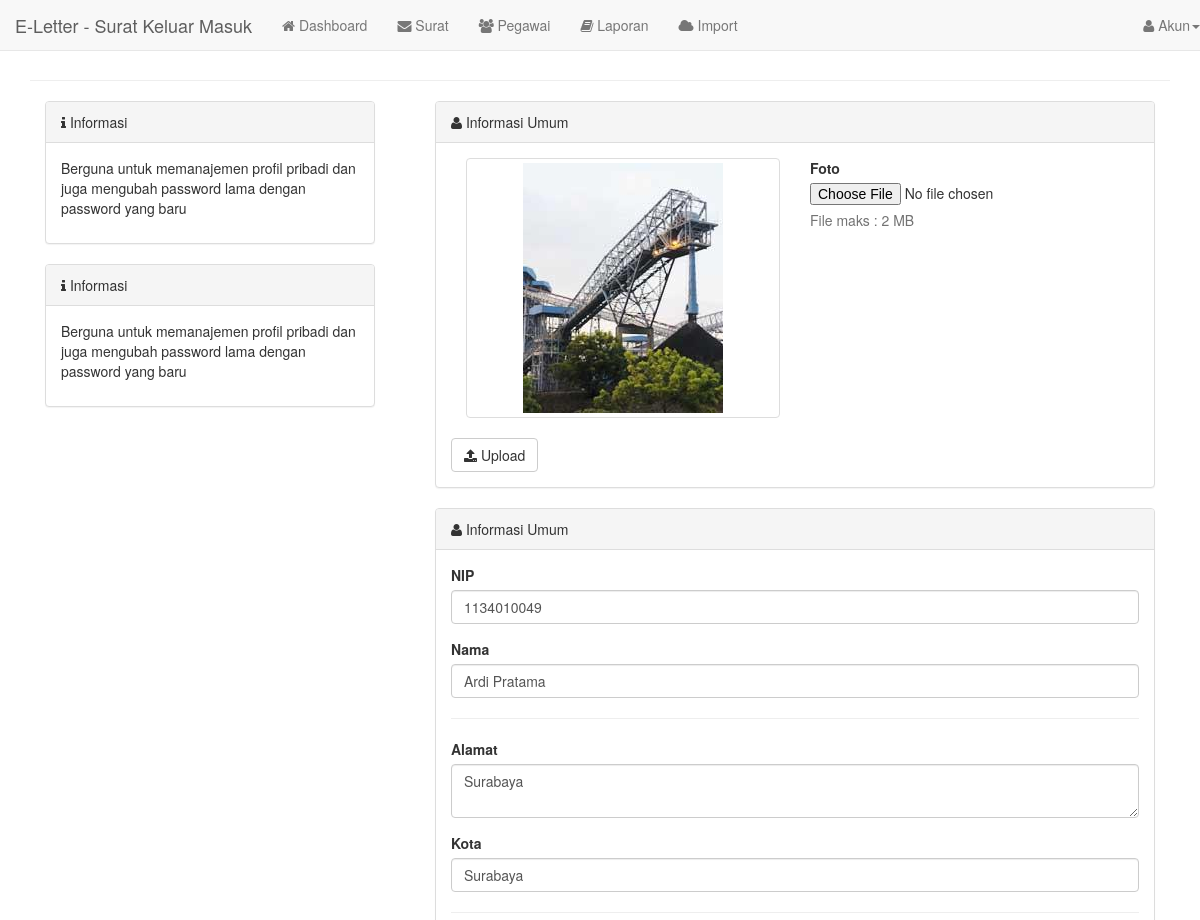
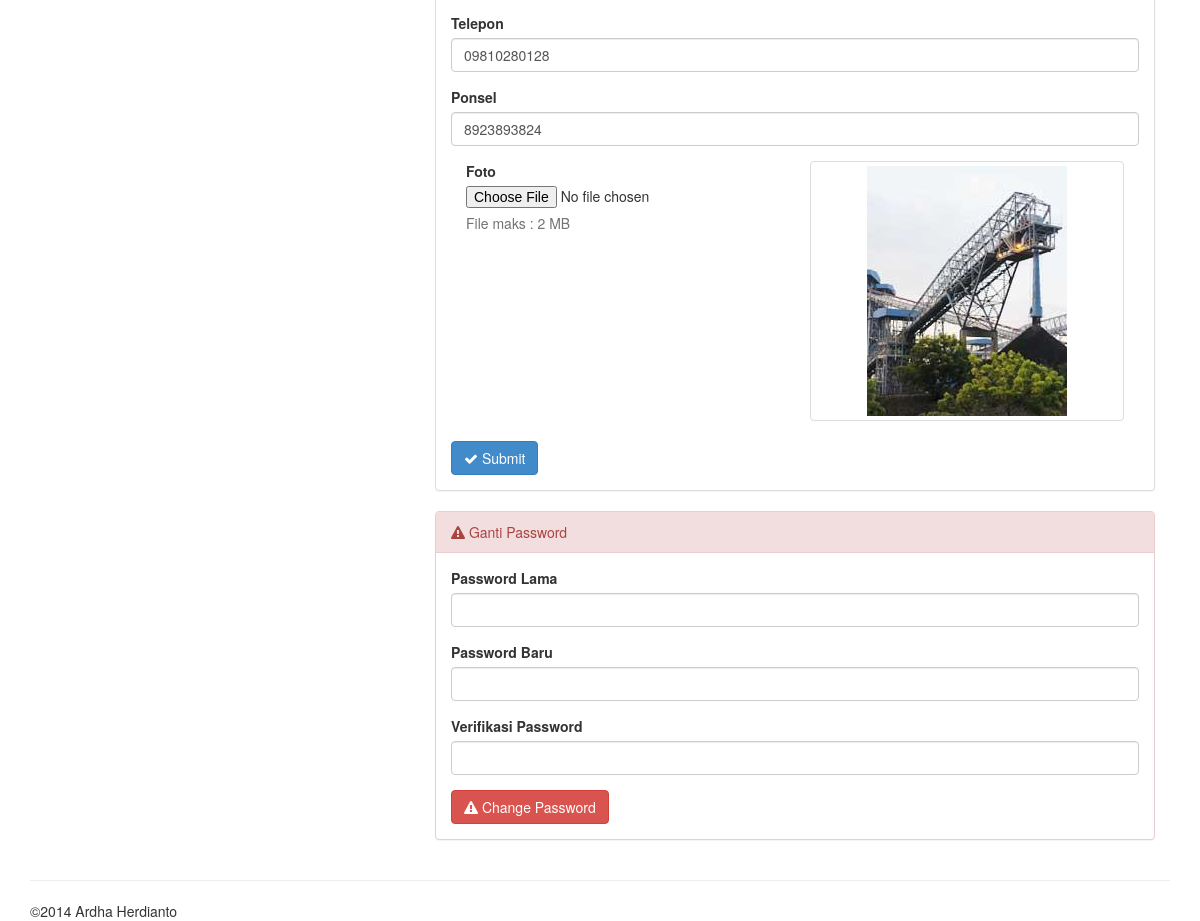
Page /?page=account (signed in) on the committed database (2 pictures, top to bottom).
### tables this page shows
CREATE TABLE `users` (
  `idusers` varchar(30) NOT NULL DEFAULT '',
  `password` varchar(255) DEFAULT NULL,
  `idbagian` varchar(255) DEFAULT NULL,
  PRIMARY KEY (`idusers`)
);

CREATE TABLE `pegawai` (
  `idpegawai` varchar(30) NOT NULL,
  `nama` varchar(45) DEFAULT NULL,
  `alamat` varchar(45) DEFAULT NULL,
  `kota` varchar(255) DEFAULT NULL,
  `tanggal_lahir` varchar(255) DEFAULT NULL,
  `telepon` varchar(255) DEFAULT NULL,
  `ponsel` varchar(45) DEFAULT NULL,
  `foto` varchar(255) NOT NULL DEFAULT 'nophoto.jpg',
  `delete` varchar(1) NOT NULL DEFAULT '0',
  `created_at` timestamp NULL DEFAULT CURRENT_TIMESTAMP ON UPDATE CURRENT_TIMESTAMP,
  PRIMARY KEY (`idpegawai`)
);

### models.php (called while the page is built, shortened)
<?php
function get_login($tampil){
    $aktif=$_SESSION['idusers'];
    $query=mysql_query("select * from users a, pegawai b, bagian c where a.idusers=b.idpegawai and a.idusers='$aktif' and a.idbagian=c.idbagian");
    $data=mysql_fetch_array($query);
    return $data[$tampil];
}
?>

### module/account.php (the view, shortened to what this page needs)
<div class="row clearfix">
    <div class="col-md-4">
       <div class="col-md-12">
            <div class="panel panel-default">
                <div class="panel-heading"><i class="fa fa-info"></i> Informasi</div>
                <div class="panel-body">
                    <p>Berguna untuk memanajemen profil pribadi dan juga mengubah password lama dengan password yang baru</p>
                </div>
            </div>
       </div>
       <div class="col-md-12">
            <div class="panel panel-default">
                <div class="panel-heading"><i class="fa fa-info"></i> Informasi</div>
                <div class="panel-body">
                    <p>Berguna untuk memanajemen profil pribadi dan juga mengubah password lama dengan password yang baru</p>
                </div>
            </div>
       </div>
    </div>
    <div class="col-md-8">
        <div class="col-md-12">
            <div class="panel panel-default">
                <div class="panel-heading"><i class="fa fa-user"></i> Informasi Umum</div>
                <div class="panel-body">
                    <form role="form" method="post">
                        <div class="col-sm-6">
                            <div class="form-group">
            					<div class="thumbnail">
                                    <img class="img-responsive" src="./img/foto/<?= get_login('foto') ?>" />
                                </div>
            				</div>
                        </div>
                        <div class="col-sm-6">
                            <div class="form-group">
            					 <label>Foto</label><input type="file" name="foto" />
            					<p class="help-block">
            						File maks : 2 MB
            					</p>
            				</div>
                        </div>
                        <div class="clearfix"></div>
   				        <button type="submit" name="update_personal" class="btn btn-default"><i class="fa fa-upload"></i> Upload</button>
        			</form>
                </div>
            </div>
            <div class="panel panel-default">
                <div class="panel-heading"><i class="fa fa-user"></i> Informasi Umum</div>
                <div class="panel-body">
                    <form role="form" method="post">
        				<div class="form-group">
                            <label>NIP</label><input type="text" class="form-control" name="nip" value="<?= get_login('idpegawai') ?>" />
                        </div>
                        <div class="form-group">
      					   <label>Nama</label><input type="text" class="form-control" name="nama" value="<?= get_login('nama') ?>" />
        				</div>
                        <hr />
                        <div class="form-group">
      					   <label>Alamat</label><textarea class="form-control" name="alamat"><?= get_login('alamat') ?></textarea>
        				</div>
                        <div class="form-group">
      					   <label>Kota</label><input type="text" class="form-control" value="<?= get_login('kota') ?>" name="kota" />
        				</div>
                        <hr />
                        <div class="form-group">
      					   <label>Telepon</label><input type="text" class="form-control" name="telepon" value="<?= get_login('telepon') ?>" />
        				</div>
                        <div class="form-group">
      					   <label>Ponsel</label><input type="text" class="form-control" name="ponsel" value="<?= get_login('ponsel') ?>" />
        				</div>
				        <div class="col-sm-6">
                            <div class="form-group">
            					 <label for="exampleInputFile">Foto</label><input type="file" name="foto" />
            					<p class="help-block">
            						File maks : 2 MB
            					</p>
            				</div>
                        </div>
                        <div class="col-sm-6">
                            <div class="form-group">
            					<div class="thumbnail">
                                    <img class="img-responsive" src="./img/foto/<?= get_login('foto') ?>" />
                                </div>
            				</div>
                        </div>
   				        <button type="submit" name="update_personal" class="btn btn-primary"><i class="fa fa-check"></i> Submit</button>
        			</form>
                </div>
            </div>
            <div class="panel panel-danger">
            <div class="panel-heading"><i class="fa fa-warning"></i> Ganti Password</div>
            <div class="panel-body">
                <form role="form" method="post">
    				<div class="form-group">
    					 <label>Password Lama</label><input type="password" required="" class="form-control" name="old" />
    				</div>
    				<div class="form-group">
    					 <label>Password Baru</label><input type="password" required="" class="form-control" name="new" />
    				</div>
                    <div class="form-group">
    					 <label>Verifikasi Password</label><input type="password" required="" class="form-control" name="renew" />
    				</div>
    				 <button type="submit" class="btn btn-danger" name="change-password"><i class="fa fa-warning"></i> Change Password</button>
    			</form>
            </div>
        </div>
        </div>
    </div>
</div>

### header.php (shortened to what this page needs)
<!DOCTYPE html>
<html lang="en">
<head>
	<link href="css/bootstrap.min.css" rel="stylesheet"/>
	<link href="css/style.css" rel="stylesheet"/>
    <link href="css/font-awesome.min.css" rel="stylesheet" />
    <link href="css/jquery.dataTables.min.css" rel="stylesheet" />
</head>
<body>
<div class="container">
<div class="row clearfix">
		<div class="col-md-12 column">
			<nav class="navbar navbar-default navbar-fixed-top" role="navigation">
				<div class="navbar-header">
					 <a class="navbar-brand" href="./">E-Letter - Surat Keluar Masuk</a>
				</div>
				<div class="collapse navbar-collapse" id="bs-example-navbar-collapse-1">
					<ul class="nav navbar-nav">
                        <?php if(isset($_SESSION['login']) && $_SESSION['login']==true){?>
		                <li><a href="./?page=dashboard"><i class="fa fa-home"></i> Dashboard</a></li>
                        <li><a href="./?page=surat/index"><i class="fa fa-envelope"></i> Surat</a></li>
                        <li><a href="./?page=pegawai/index"><i class="fa fa-users"></i> Pegawai</a></li>
					    <li><a href="./?page=laporan/index"><i class="fa fa-book"></i> Laporan</a></li>
                        <li><a href="./?page=import/index"><i class="fa fa-cloud"></i> Import</a></li>
					    <?php } ?>
                    </ul>
					<?php if(isset($_SESSION['login']) && $_SESSION['login']==true){?>
		                  <ul class="nav navbar-nav navbar-right">
    						<li class="dropdown">
    							 <a href="#" class="dropdown-toggle" data-toggle="dropdown"><i class="fa fa-user"></i> Akun<strong class="caret"></strong></a>
    						</li>
    					</ul>
					<?php } ?>
				</div>
			</nav>
		</div>
	</div>

### index.php (shortened to what this page needs)
<?php
require 'header.php';
?>
    <hr />
<?php
if (isset($_SESSION['login']) && $_SESSION['login'] == true)
{
    if (isset($_GET['page']))
    {
        require_once 'module/' . $_GET['page'] . '.php';
    }
} else
{
    require_once 'module/home.php';
}
?>
<?php
require 'footer.php';
?>

### footer.php
<hr />
	<div class="row clearfix">
		<div class="col-md-12 column">
			 &COPY;2014 Ardha Herdianto
		</div>
	</div>
</div>
</body>
</html>

### rows in the picture
users: pegawai.foto (picture), nip "1134010049", nama "Ardi Pratama", alamat "Surabaya", kota "Surabaya", telepon "09810280128", ponsel "8923893824"
